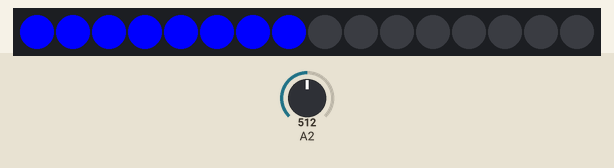
The sketch below on a simulated Arduino Uno, built with avr-gcc and run on an emulated ATmega328P. Shown: 16 RGB LEDs in strip order, left to right. The test bench sets the inputs (shaded band); at power-on: A2 = 512. What the sketch prints to the serial monitor is not drawn.

Above: at 1.2 s.
1.3 s: A2 set to 67
At 2.5 s:
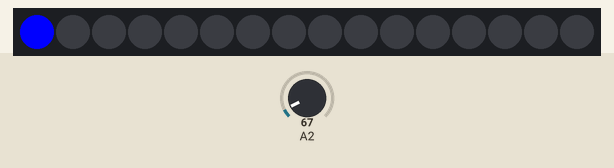
2.8 s: A2 set to 57
4.3 s: A2 set to 1023
At 4.9 s:
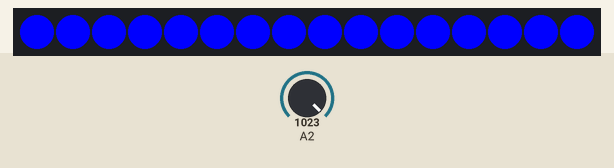
5.8 s: A2 set to 1016
7.3 s: A2 set to 0
At 8.4 s:
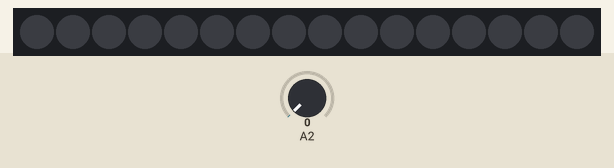
Timing chart, 0 to 10.3 s (numbered marks = the images above; inputs shaded):
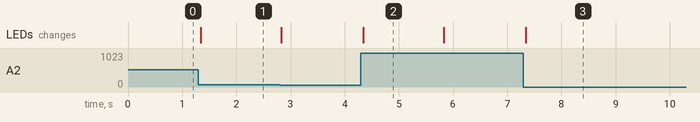

The sketch:

_9_leds_analog.ino
```cpp
#include "FastLED.h"

#define NUM_LEDS 16
#define DATA_PIN 4

CRGB leds[NUM_LEDS];

// this constant won't change:
const int  buttonPin = 2;    // the pin that the pushbutton is attached to
// Variables will change:
int buttonPushCounter = 0;   // counter for the number of button presses
int buttonState = 0;         // current state of the button
int lastButtonState = 0;     // previous state of the button

void setup() {
  FastLED.addLeds<NEOPIXEL, DATA_PIN>(leds, NUM_LEDS);
  Serial.begin(9600);
}


void loop() {
  // Leemos el valor del pin 2 analogico
  int val = analogRead(2);
  //Funcion map para hacer la regla de 3 entre el valor del poteciometro y el numero de leds
  int numLedsToLight = map(val, 0, 1023, 0, NUM_LEDS);
  Serial.print("number of button pushes:  ");
  //borramos todo
  FastLED.clear();
  for(int led = 0; led < numLedsToLight; led++) {
     leds[led] = CRGB::Blue;
  }
 FastLED.show();

}
```

Measured:
- after the input at 1.3 s, the LEDs: change at once (image 1)
- after the input at 4.3 s, the LEDs: change at once (image 2)
- after the input at 7.3 s, the LEDs: change at once (image 3)
